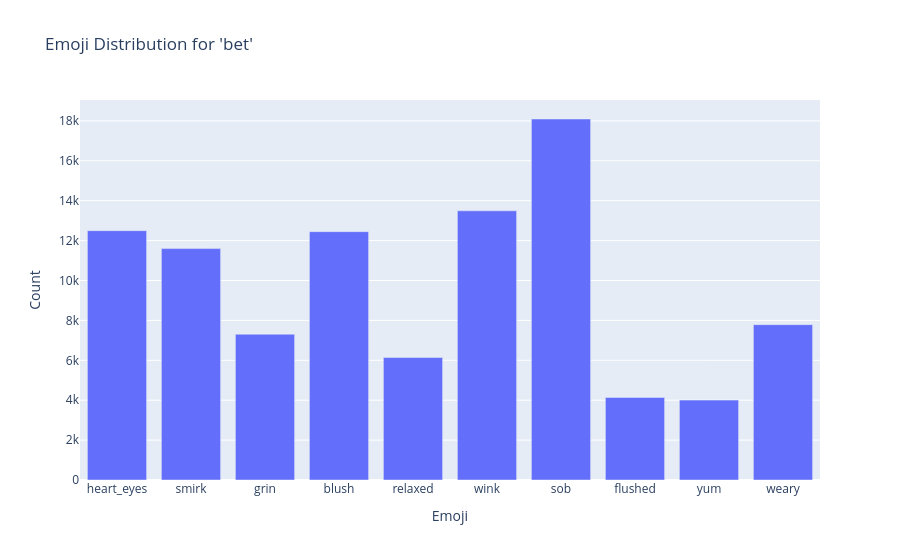

Notebook code cell kept with this figure:
### Markdown cell above
Same words (e.g., starbucks, bet, you) appear across different emojis like heart_eyes and sob.
This shows that text alone does not uniquely determine emojis, making prediction inherently ambiguous and context-dependent.

### Code cell
import plotly.graph_objects as go
from collections import Counter
bet_emojis = [e for t, e in zip(tweets_processed, emojis) if "bet" in t.lower()]
bet_counts = Counter(bet_emojis)
labels = list(bet_counts.keys())
values = list(bet_counts.values())
fig = go.Figure()

fig.add_trace(go.Bar(
    x=labels,
    y=values
))
fig.update_layout(
    title="Emoji Distribution for 'bet'",
    xaxis_title="Emoji",
    yaxis_title="Count"
)
fig.show()

### Figure 1 — Plotly figure (JSON) as saved in the notebook; plotly's stock layout.template omitted (floating-point values rounded to 4 significant figures)
{"data": [{"type": "bar", "x": ["heart_eyes", "smirk", "grin", "blush", "relaxed", "wink", "sob", "flushed", "yum", "weary"], "y": [12499, 11600, 7307, 12448, 6139, 13494, 18096, 4140, 4004, 7787]}], "layout": {"title": {"text": "Emoji Distribution for 'bet'"}, "xaxis": {"title": {"text": "Emoji"}}, "yaxis": {"title": {"text": "Count"}}}}
